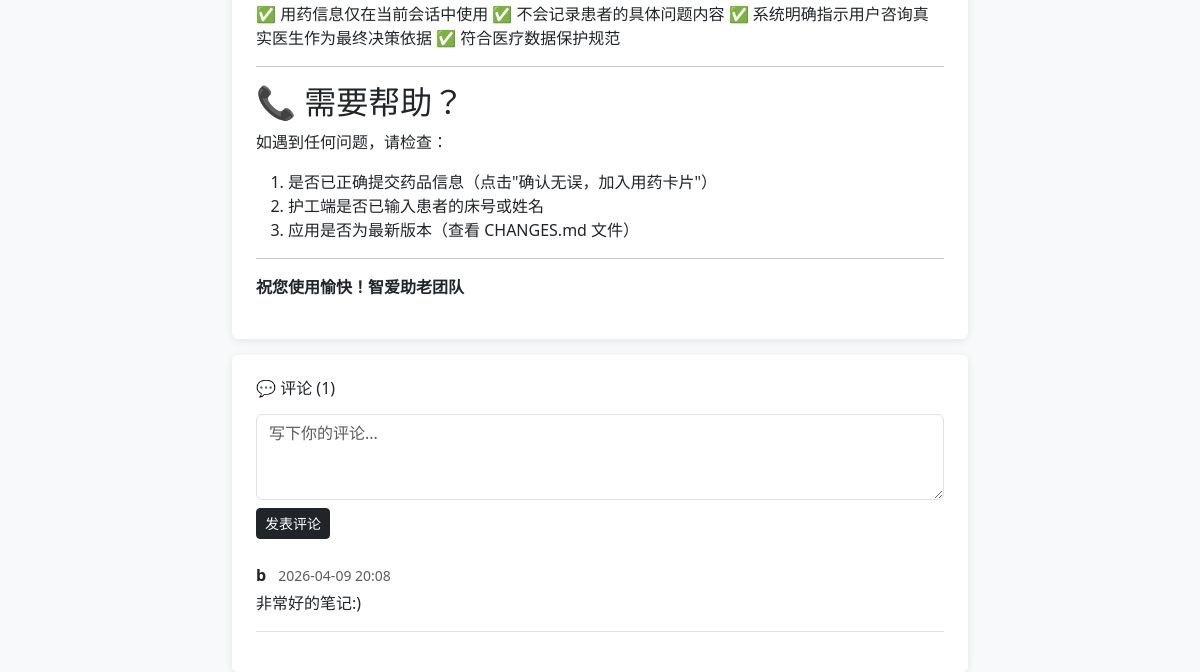
Page /plaza/8 (signed in, lower part) on the earlier database version.
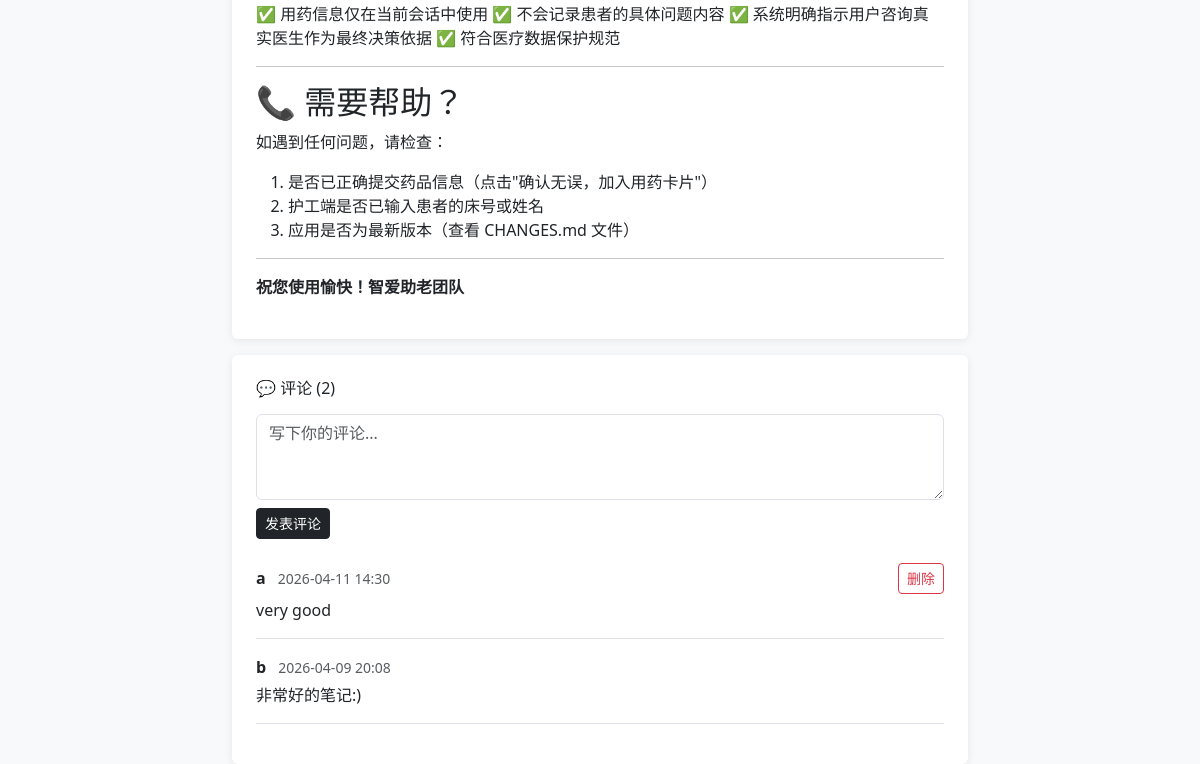
Same page on the later database version.
### app.py (models this page shows)
class Comment(db.Model):
    id         = db.Column(db.Integer, primary_key=True)
    content    = db.Column(db.Text, nullable=False)
    created_at = db.Column(db.DateTime, default=datetime.utcnow)
    user_id    = db.Column(db.Integer, db.ForeignKey('user.id'), nullable=False)
    note_id    = db.Column(db.Integer, db.ForeignKey('note.id'), nullable=False)

class User(UserMixin, db.Model):
    id       = db.Column(db.Integer, primary_key=True)
    username = db.Column(db.String(80), unique=True, nullable=False)
    password = db.Column(db.String(200), nullable=False)
    notes    = db.relationship('Note', backref='author', lazy=True)
    comments = db.relationship('Comment', backref='author', lazy=True)

### app.py (the view)
@app.route('/plaza/<int:note_id>')
@login_required
def plaza_note(note_id):
    note = get_or_404(Note, note_id)
    if not note.is_public:
        from flask import abort
        abort(403)
    return render_template('plaza_note.html', note=note)

### app.py (called while the page is built)
@app.template_filter('local_time')
def local_time(dt):
    if dt is None:
        return ''
    beijing = timezone(timedelta(hours=8))
    return dt.replace(tzinfo=timezone.utc).astimezone(beijing).strftime('%Y-%m-%d %H:%M')

def get_or_404(model, pk):
    obj = db.session.get(model, pk)
    if obj is None:
        from flask import abort
        abort(404)
    return obj

@login_manager.user_loader
def load_user(user_id):
    return db.session.get(User, int(user_id))

### templates/plaza_note.html (shortened to what this page needs)
{% extends 'base.html' %}
{% block content %}
<div class="row justify-content-center">
    <div class="col-md-8">
        <div class="card p-4 mb-3">
            <div id="content" data-raw="{{ note.content | e }}"></div>
        </div>
        <div class="card p-4">
            <h6 class="mb-3">💬 评论 ({{ note.comments|length }})</h6>
            <form method="POST" action="/plaza/{{ note.id }}/comment" class="mb-4">
                <div class="mb-2">
                    <textarea name="content" class="form-control" rows="3" placeholder="写下你的评论..." required></textarea>
                </div>
                <button type="submit" class="btn btn-sm btn-dark">发表评论</button>
            </form>
            {% for comment in note.comments %}
            <div class="border-bottom pb-3 mb-3">
                <div class="d-flex justify-content-between align-items-center">
                    <div>
                        <strong>{{ comment.author.username }}</strong>
                        <small class="text-muted ms-2">{{ comment.created_at | local_time }}</small>
                    </div>
                    {% if comment.user_id == current_user.id %}
                    <form method="POST" action="/comments/{{ comment.id }}/delete" onsubmit="return confirm('确定删除这条评论？')">
                        <button type="submit" class="btn btn-sm btn-outline-danger">删除</button>
                    </form>
                    {% endif %}
                </div>
                <p class="mb-0 mt-1">{{ comment.content }}</p>
            </div>
            {% else %}
            <p class="text-muted small">暂无评论，来说两句吧！</p>
            {% endfor %}
        </div>
    </div>
</div>
{% endblock %}

Differences in the rows shown:
added Comment: author.username "a", created_at|local_time "2026-04-11 14:30", content "very good"
Other differences:
{{ note.comments|length }}: "1" → "2"
